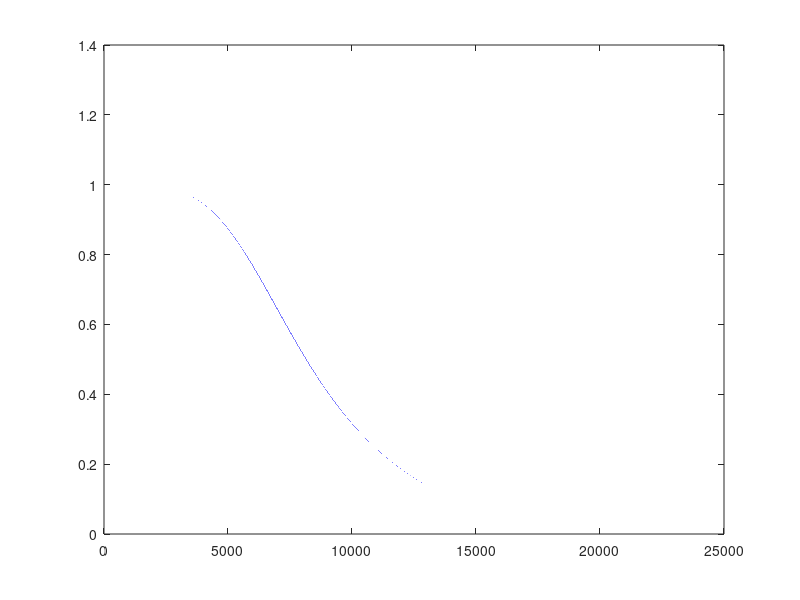
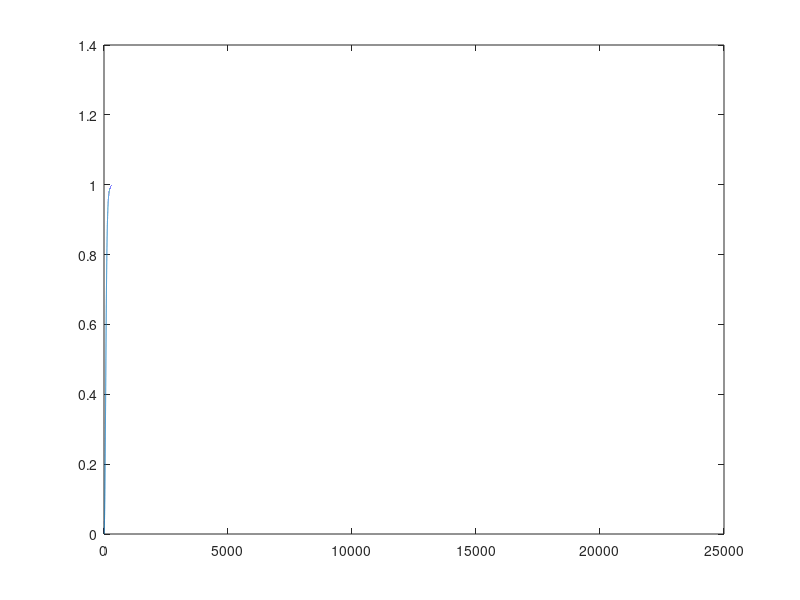
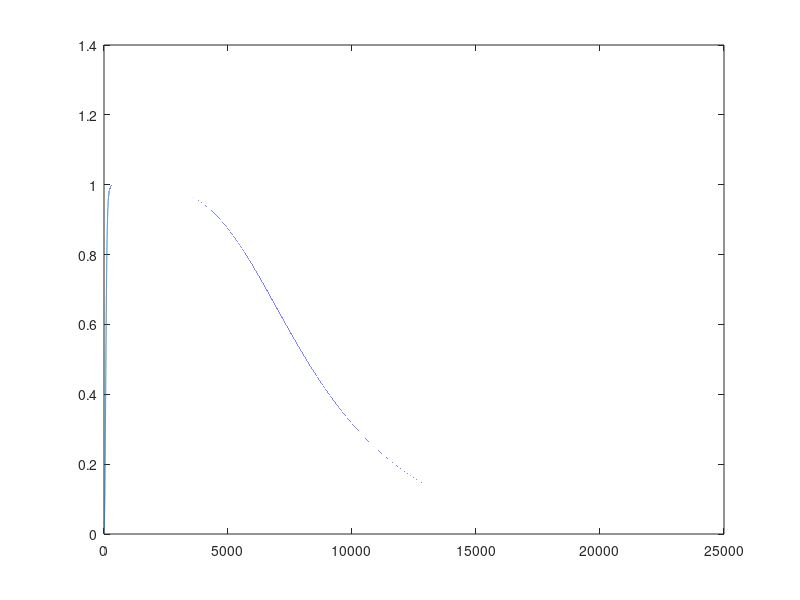

These charts were generated, in order, by the following MATLAB code:
clear all;
close all;
Hpp = 0;
%%%%%%%%%%%%%%%%%%%%%%%%%%%%%%%%%
% Dolnoprzepustowy z 7000 HZ Fg %
%%%%%%%%%%%%%%%%%%%%%%%%%%%%%%%%%
fp = 44100;
fg = 7000;
k = fp/(pi*fg)

a0 = 1;
a1 = 2;
a2 = 1;

b0 = k^2 + sqrt(2)*k + 1
b1 = -2*k^2 + 2
b2 = k^2 - sqrt(2) * k + 1

indx = 1;

for n=0:0.00001:pi
    z = exp(-1j*n);
    H(indx) = (a0+a1*z^-1+a2*z^-2)/(b0+b1*z^-1+b2*z^-2);
    x(indx) = n;
    indx = indx + 1;
end
Hpp = H;
plot((x*fp)/(2*pi), abs(H))
figure
%%%%%%%%%%%%%%%%%%%%%%%%%%%%%%%%%
% Gornoprzepustowy z 100 HZ Fg %
%%%%%%%%%%%%%%%%%%%%%%%%%%%%%%%%%

%clear all;

indx = 1;
a0 = 1;
a1 = -2;
a2 = 1;

b0 = 1.01013;
b1 = -1.9999;
b2 = 0.98998;

for n=0:0.00001:pi
    z = exp(-1j*n);
    H(indx) = (a0+a1*z^-1+a2*z^-2)/(b0+b1*z^-1+b2*z^-2);
    x(indx) = n;
    indx = indx + 1;
end

plot((x*44100)/(2*pi), abs(H))
figure

Hpp = Hpp .* H;


plot((x*44100)/(2*pi), abs(Hpp))
